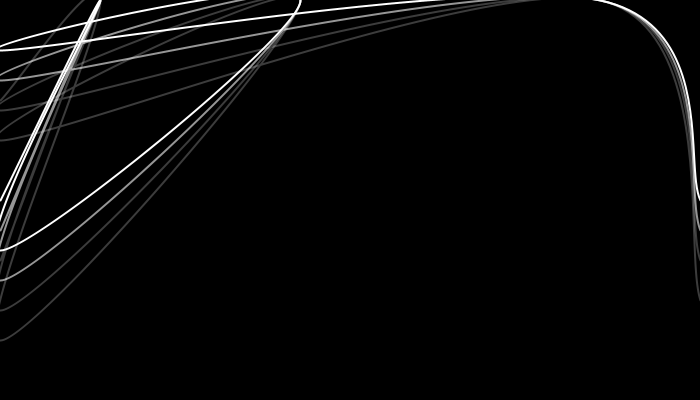
Frame 1 (no input)
Frame 60 (the mouse pressed at the canvas centre just before this capture): identical to frame 1, image omitted
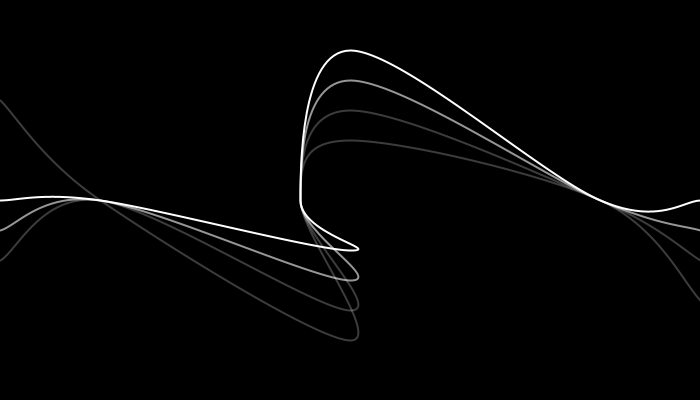
Frame 120 (the mouse held since frame 60 and released just before this capture)

The Processing sketch that drew these frames (run headless with seeded random() and noise(); from frame 60 on, the mouse is pressed at the canvas centre):

// Processing sketch: processing_35827
// ── processing_35827.pde


float L= random(0,300);
float Xpos=0;
float Ypos=0;

void setup() {
 size(700,400);
 background(0);
 stroke(255);
 strokeWeight(2);
 smooth();
 noFill();

}
void draw(){

 
 background(0);
stroke(255);
 beginShape();
   curveVertex(0,200);
   curveVertex(0,200);
   
   curveVertex(100,pmouseY);
    curveVertex(pmouseX,250);
   curveVertex(300,pmouseY);
   curveVertex(pmouseX,50);
   curveVertex(600,pmouseY);
   
   curveVertex(700,200);
   curveVertex(700,200);
   
 endShape();
stroke(255,255,255,80);

beginShape();

stroke(255,255,255,150);
   curveVertex(0,230);
   curveVertex(0,230);
   
   curveVertex(100,pmouseY);
    curveVertex(pmouseX,280);
   curveVertex(300,pmouseY);
   curveVertex(pmouseX,80);
   curveVertex(600,pmouseY);
   
   curveVertex(700,230);
   curveVertex(700,230);
   
 endShape();
  stroke(255,255,255,60); 
 
 beginShape();
   curveVertex(0,260);
   curveVertex(0,260);
   
   curveVertex(100,pmouseY);
    curveVertex(pmouseX,310);
   curveVertex(300,pmouseY);
   curveVertex(pmouseX,110);
   curveVertex(600,pmouseY);
   
   curveVertex(700,260);
   curveVertex(700,260);
   
 endShape();




beginShape();
   curveVertex(0,100);
   curveVertex(0,100);
   
   curveVertex(100,pmouseY);
    curveVertex(pmouseX,340);
   curveVertex(300,pmouseY);
   curveVertex(pmouseX,140);
   curveVertex(600,pmouseY);
   
   curveVertex(700,300);
   curveVertex(700,300);
   
 endShape();
// curve(x1, y1, x2, y2, x3, y3, x4, y4);
//curve(x1, y1, z1, x2, y2, z2, x3, y3, z3, x4, y4, z4); 
 
 Xpos = Xpos +(mouseX- Xpos/10);
 Ypos = Ypos +(mouseY-Ypos/10);
 
}
